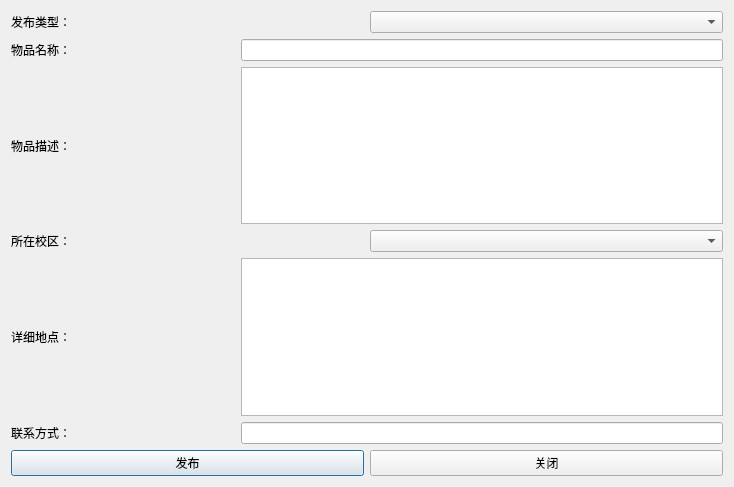
<?xml version="1.0" encoding="UTF-8"?>
<ui version="4.0">
 <class>PubDialog</class>
 <widget class="QDialog" name="PubDialog">
  <property name="geometry">
   <rect>
    <x>0</x>
    <y>0</y>
    <width>734</width>
    <height>487</height>
   </rect>
  </property>
  <property name="windowTitle">
   <string>物品信息发布</string>
  </property>
  <property name="windowIcon">
   <iconset resource="resources.qrc">
    <normaloff>:/resources/Lost_And_Found.ico</normaloff>:/resources/Lost_And_Found.ico</iconset>
  </property>
  <layout class="QVBoxLayout" name="verticalLayout">
   <item>
    <layout class="QVBoxLayout" name="verticalLayout_2">
     <item>
      <layout class="QHBoxLayout" name="horizontalLayout_7">
       <item>
        <widget class="QLabel" name="label">
         <property name="text">
          <string>发布类型：</string>
         </property>
        </widget>
       </item>
       <item>
        <widget class="QComboBox" name="comboBoxType"/>
       </item>
      </layout>
     </item>
     <item>
      <layout class="QHBoxLayout" name="horizontalLayout_6">
       <item>
        <widget class="QLabel" name="label_2">
         <property name="text">
          <string>物品名称：                                                 </string>
         </property>
        </widget>
       </item>
       <item>
        <widget class="QLineEdit" name="lineEditName"/>
       </item>
      </layout>
     </item>
     <item>
      <layout class="QHBoxLayout" name="horizontalLayout_5">
       <item>
        <widget class="QLabel" name="label_3">
         <property name="text">
          <string>物品描述：                                                 </string>
         </property>
        </widget>
       </item>
       <item>
        <widget class="QTextEdit" name="textEditDes"/>
       </item>
      </layout>
     </item>
     <item>
      <layout class="QHBoxLayout" name="horizontalLayout_3">
       <item>
        <widget class="QLabel" name="label_4">
         <property name="text">
          <string>所在校区：</string>
         </property>
        </widget>
       </item>
       <item>
        <widget class="QComboBox" name="comboBoxPlace"/>
       </item>
      </layout>
     </item>
     <item>
      <layout class="QHBoxLayout" name="horizontalLayout_2">
       <item>
        <widget class="QLabel" name="label_5">
         <property name="text">
          <string>详细地点：                                                 </string>
         </property>
        </widget>
       </item>
       <item>
        <widget class="QTextEdit" name="textEditPlace"/>
       </item>
      </layout>
     </item>
     <item>
      <layout class="QHBoxLayout" name="horizontalLayout_4">
       <item>
        <widget class="QLabel" name="label_6">
         <property name="text">
          <string>联系方式：                                                 </string>
         </property>
        </widget>
       </item>
       <item>
        <widget class="QLineEdit" name="lineEditCom"/>
       </item>
      </layout>
     </item>
    </layout>
   </item>
   <item>
    <layout class="QHBoxLayout" name="horizontalLayout">
     <item>
      <widget class="QPushButton" name="pushButtonPub">
       <property name="text">
        <string>发布</string>
       </property>
      </widget>
     </item>
     <item>
      <widget class="QPushButton" name="pushButtonQuit">
       <property name="text">
        <string>关闭</string>
       </property>
      </widget>
     </item>
    </layout>
   </item>
  </layout>
 </widget>
 <resources>
  <include location="resources.qrc"/>
 </resources>
 <connections/>
</ui>
